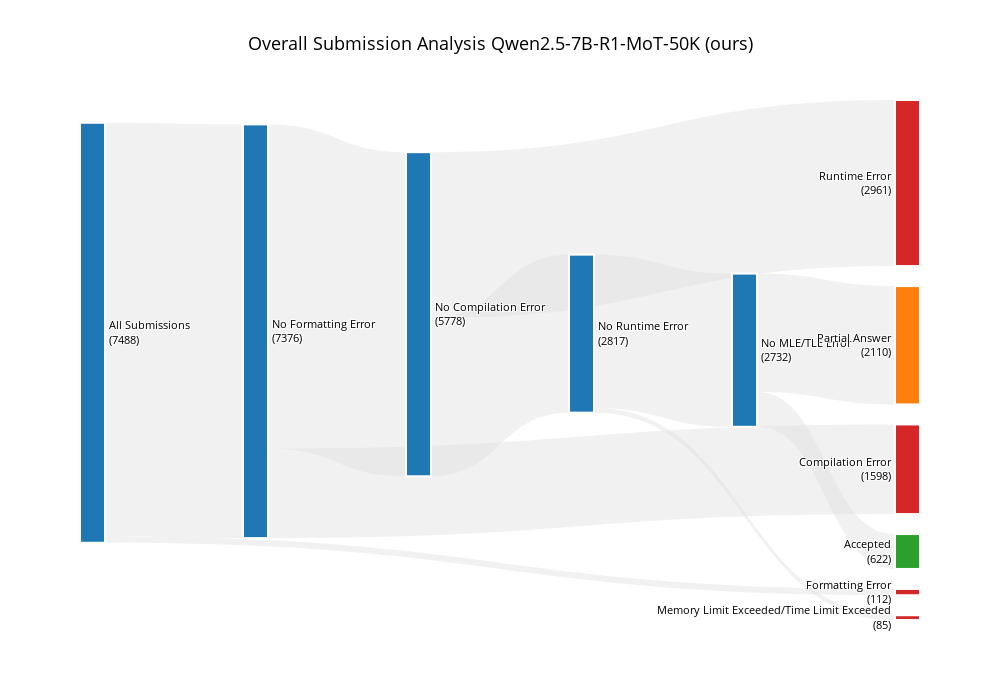

Source (notebook cell):
### Code cell
# Build clean 5-stage submission flow Sankey diagram
import plotly.graph_objects as go
from collections import defaultdict
import plotly.io as pio

# Count submissions by status
status_counts = defaultdict(int)
all_logs = tags_rating_wise_logs['sft']
for log in all_logs:
    status_counts[log['status']] += 1

print("Status distribution:")
for status in ['FE', 'CE', 'RE', 'MLE', 'TLE', 'WA', 'AC']:
    print(f"{status}: {status_counts[status]}")
print(f"Total submissions: {sum(status_counts.values())}")

# Build 5-stage flow
total_submissions = sum(status_counts.values())

# Stage flows
stage1_fe = status_counts['FE']
stage1_pass = total_submissions - stage1_fe

stage2_ce = status_counts['CE']  
stage2_pass = stage1_pass - stage2_ce

stage3_re = status_counts['RE']
stage3_pass = stage2_pass - stage3_re

stage4_mle_tle = status_counts['MLE'] + status_counts['TLE']
stage4_pass = stage3_pass - stage4_mle_tle

stage5_wa = status_counts['WA']
stage5_ac = status_counts['AC']

# Create clean node labels with numbers
node_labels = [
    f"All Submissions<br>({total_submissions})",        # 0
    f"Formatting Error<br>({stage1_fe})",                       # 1 
    f"No Formatting Error<br>({stage1_pass})",                                 # 2
    f"Compilation Error<br>({stage2_ce})",                       # 3  
    f"No Compilation Error<br>({stage2_pass})",                                 # 4
    f"Runtime Error<br>({stage3_re})",                       # 5
    f"No Runtime Error<br>({stage3_pass})",                                 # 6
    f"Memory Limit Exceeded/Time Limit Exceeded<br>({stage4_mle_tle})",             # 7
    f"No MLE/TLE Error<br>({stage4_pass})",                                 # 8
    f"Partial Answer<br>({stage5_wa})",                   # 9
    f"Accepted<br>({stage5_ac})"                        # 10
]

# Clean color scheme
node_colors = [
    "#1f77b4",  # All Submissions - blue
    "#d62728",  # FE Error - red
    "#1f77b4",  # Pass - blue
    "#d62728",  # CE Error - red
    "#1f77b4",  # Pass - blue  
    "#d62728",  # RE Error - red
    "#1f77b4",  # Pass - blue
    "#d62728",  # MLE/TLE Error - red
    "#1f77b4",  # Pass - blue
    "#ff7f0e",  # Wrong Answer - orange
    "#2ca02c"   # Accepted - green
]

sources = [0, 0, 2, 2, 4, 4, 6, 6, 8, 8]
targets = [1, 2, 3, 4, 5, 6, 7, 8, 9, 10]
values = [stage1_fe, stage1_pass, stage2_ce, stage2_pass, 
          stage3_re, stage3_pass, stage4_mle_tle, stage4_pass, 
          stage5_wa, stage5_ac]

# Create cleaner Sankey diagram
fig = go.Figure(data=[go.Sankey(
    arrangement="snap",
    node=dict(
        pad=20,
        thickness=25,
        line=dict(color="white", width=2),
        label=node_labels,
        color=node_colors
    ),
    link=dict(
        source=sources,
        target=targets,
        value=values,
        color=["rgba(220, 220, 220, 0.4)" for _ in range(len(sources))]
    )
)])

fig.update_layout(
    title=dict(
        text="Overall Submission Analysis Qwen2.5-7B-R1-MoT-50K (ours)",
        font=dict(size=18, color="black"),
        x=0.5
    ),
    font=dict(size=11, color="black"),
    width=1000, 
    height=700,
    paper_bgcolor="white",
    plot_bgcolor="white"
)

# Save as PNG
# fig.write_image("submission_analysis_overall.png", width=1200, height=500, scale=2)

### Figure 1 — Plotly figure (JSON) as saved in the notebook; plotly's stock layout.template omitted (floating-point values rounded to 4 significant figures)
{"data": [{"arrangement": "snap", "link": {"color": ["rgba(220, 220, 220, 0.4)", "rgba(220, 220, 220, 0.4)", "rgba(220, 220, 220, 0.4)", "rgba(220, 220, 220, 0.4)", "rgba(220, 220, 220, 0.4)", "rgba(220, 220, 220, 0.4)", "rgba(220, 220, 220, 0.4)", "rgba(220, 220, 220, 0.4)", "rgba(220, 220, 220, 0.4)", "rgba(220, 220, 220, 0.4)"], "source": [0, 0, 2, 2, 4, 4, 6, 6, 8, 8], "target": [1, 2, 3, 4, 5, 6, 7, 8, 9, 10], "value": [112, 7376, 1598, 5778, 2961, 2817, 85, 2732, 2110, 622]}, "node": {"color": ["#1f77b4", "#d62728", "#1f77b4", "#d62728", "#1f77b4", "#d62728", "#1f77b4", "#d62728", "#1f77b4", "#ff7f0e", "#2ca02c"], "label": ["All Submissions<br>(7488)", "Formatting Error<br>(112)", "No Formatting Error<br>(7376)", "Compilation Error<br>(1598)", "No Compilation Error<br>(5778)", "Runtime Error<br>(2961)", "No Runtime Error<br>(2817)", "Memory Limit Exceeded/Time Limit Exceeded<br>(85)", "No MLE/TLE Error<br>(2732)", "Partial Answer<br>(2110)", "Accepted<br>(622)"], "line": {"color": "white", "width": 2}, "pad": 20, "thickness": 25}, "type": "sankey"}], "layout": {"font": {"color": "black", "size": 11}, "height": 700, "paper_bgcolor": "white", "plot_bgcolor": "white", "title": {"font": {"color": "black", "size": 18}, "text": "Overall Submission Analysis Qwen2.5-7B-R1-MoT-50K (ours)", "x": 0.5}, "width": 1000}}
